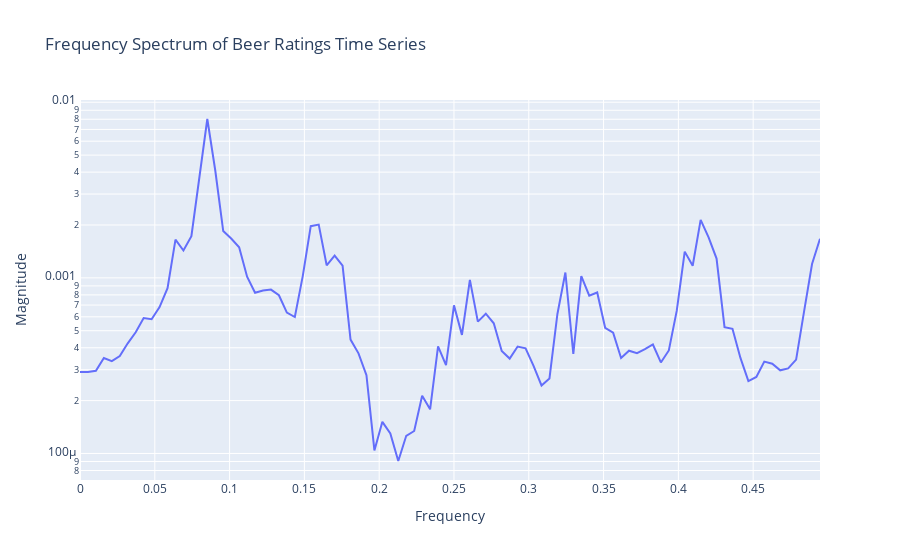

The notebook cell this image was saved under:
### Markdown cell above
# Fourier Analysis of STL decomposition

- The fourier transform is only applied to the seasonal part to verify the period. 
- significant values can be reported 
- then you can plot the fourier transform to verify that the peak at frequency = 0.083 (period = 12 months) is the most significant peak.
- We ignore all frequencies above 0.5 because they correspond to periods of 2 months and lower.

### Code cell
# Perform STL decomposition
stl = STL(stl_data)
result = stl.fit()
seasonal = result.seasonal

max_freq, max_magnitude, annual_freq_magnitude =  sm.report_fourier_analysis(seasonal, cutoff_freq=0.15)
sm.plot_frequency_spectrum(seasonal, cutoff_freq=0.5)
